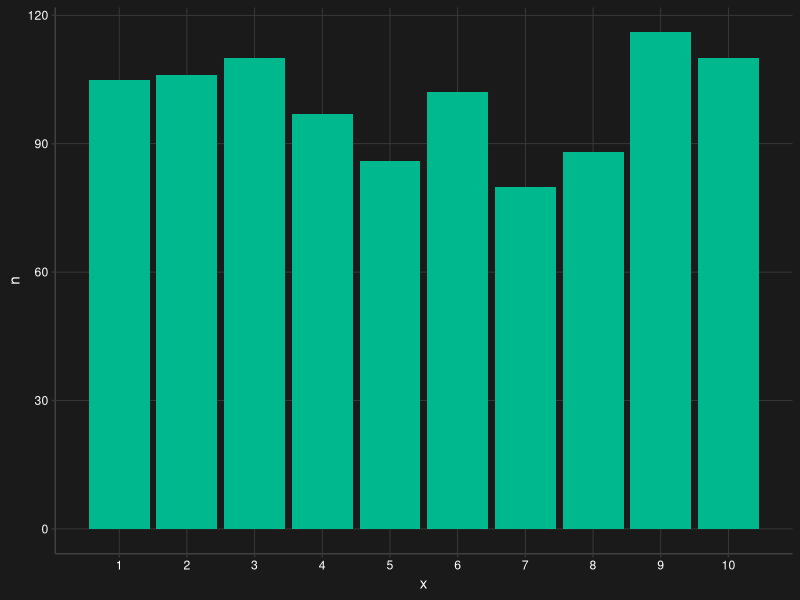
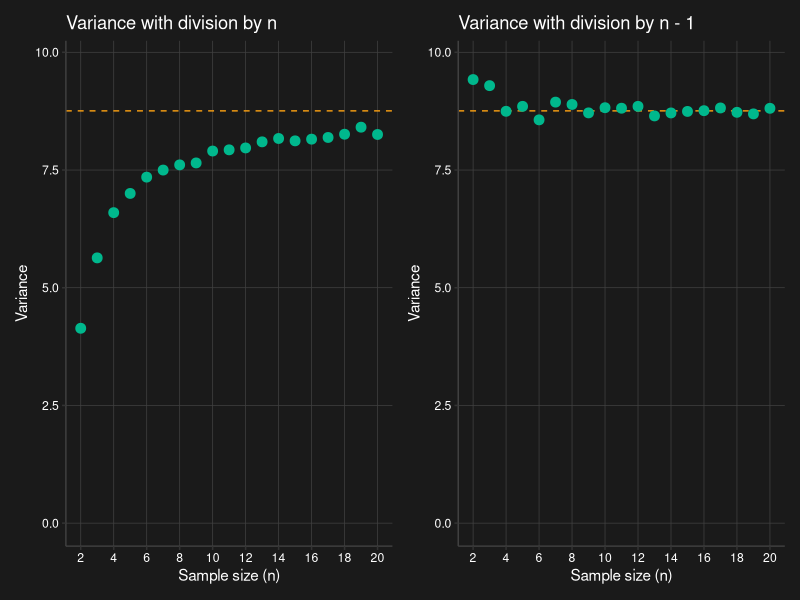
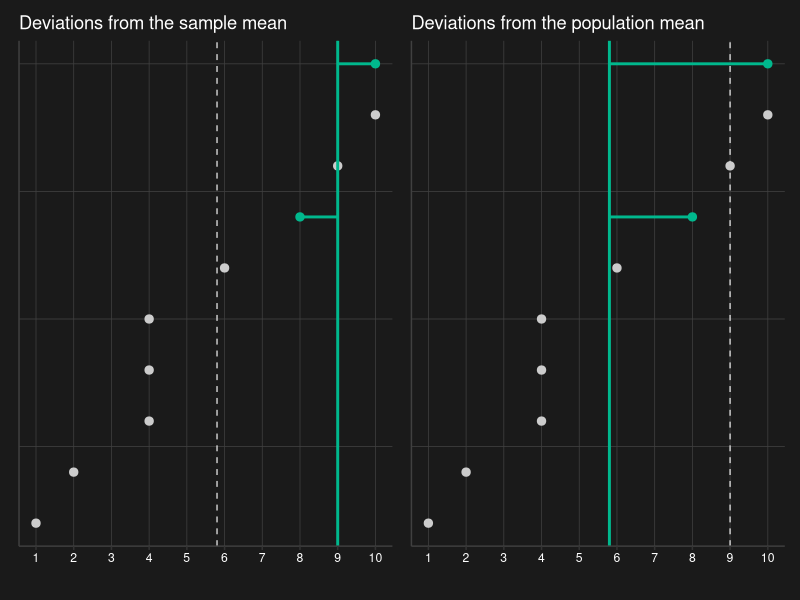
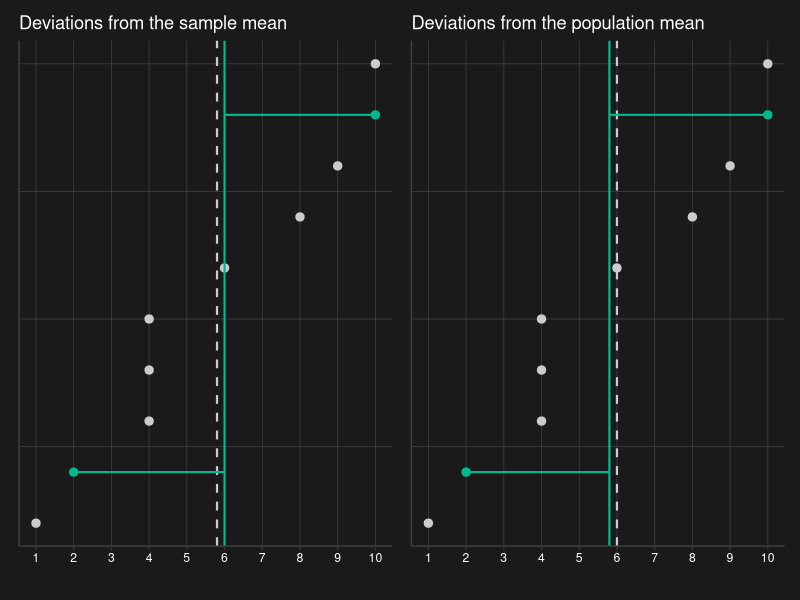
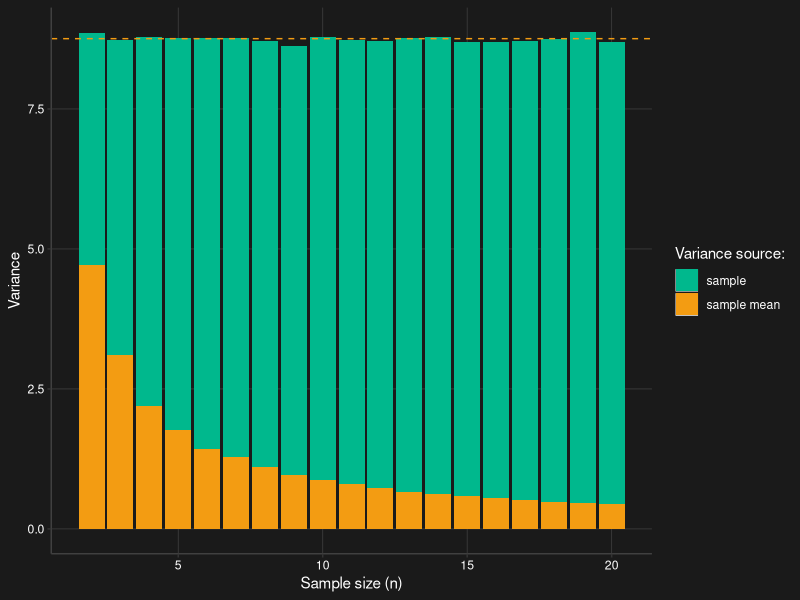

Generate these figures, in order, with R:
## ---- chunk 1
# Load packages
library(tidyverse)
library(patchwork)

# Create color variables for the plots
green <- "#00B88D"
yellow <- "#f39c12"
off_white <- "#cccccc"

# Create our own variance function that returns the population or sample 
# variance
my_var <- function(x, population = FALSE) {
  if (population) {
    sum((x - mean(x))^2)/length(x)
  } else {
    sum((x - mean(x))^2)/(length(x) - 1)
  }
}
## ---- chunk 2
library(knitr)

background_color <- "#1a1a1a"
text_color <- "#ffffff"
gridlines_color <- "#404040"

theme_update(
  plot.background = element_rect(fill = background_color, size = 0),
  panel.background = element_blank(),

  text = element_text(color = text_color),
  axis.text.x = element_text(color = text_color),
  axis.text.y = element_text(color = text_color),
  
  legend.background = element_rect(fill = background_color),
  legend.key = element_rect(color = background_color),
  
  axis.line = element_line(size = 0.5, colour = gridlines_color),
  
  panel.grid.major = element_line(colour = gridlines_color, size = 0.25),
  panel.grid.minor = element_blank()
)

options(
  knitr.kable.NA = "", 
  dplyr.summarise.inform = FALSE,
  digits = 2
)

opts_chunk$set(
  fig.align = "center",
  fig.retina = 2
)
## ---- chunk 3
# Set the seed for reproducibility
set.seed(1212)

# Create a population consisting of values ranging from 1 to 10
population <- sample(1:10, size = 1000, replace = TRUE)

# Get the mean and population variance
mu <- sum(population)/length(population)
sigma <- my_var(population, population = TRUE)

# Visualize the population
ggplot(tibble(population = population), mapping = aes(x = population)) +
  geom_bar(fill = green) +
  labs(x = "x", y = "n") +
  scale_x_continuous(breaks = 1:10)
## ---- chunk 4
# Draw a single sample from the population
sample <- sample(population, size = 5)
## ---- chunk 5
# Create an empty data frame with the simulation parameters
samples <- crossing(
    n = 2:20,
    i = 1:1000
  )

# Calculate the mean, sample variance, and population variance 
# for each combination of n and i
samples <- samples %>%
  rowwise() %>%
  mutate(
    var_unbiased = my_var(sample(population, n), population = FALSE),
    var_biased = my_var(sample(population, n), population = TRUE)
  )

p_biased <- ggplot(samples, aes(x = n, y = var_biased)) +
  geom_hline(yintercept = sigma, linetype = "dashed", color = yellow) +
  stat_summary(fun = "mean", geom = "point", color = green, size = 3) +
  labs(x = "Sample size (n)", y = "Variance") +
  coord_cartesian(ylim = c(0, sigma + 1)) +
  scale_x_continuous(breaks = seq(from = 2, to = 20, by = 2)) +
  ggtitle("Variance with division by n")

p_unbiased <- ggplot(samples, aes(x = n, y = var_unbiased)) +
  geom_hline(yintercept = sigma, linetype = "dashed", color = yellow) +
  stat_summary(fun = "mean", geom = "point", color = green, size = 3) +
  labs(x = "Sample size (n)", y = "Variance") +
  coord_cartesian(ylim = c(0, sigma + 1)) +
  scale_x_continuous(breaks = seq(from = 2, to = 20, by = 2)) +
  ggtitle("Variance with division by n - 1")

p_biased + p_unbiased
## ---- chunk 6
x <- c(1, 2, 4, 4, 4, 6, 8, 9, 10, 10)

sample1 <- tibble(
    index = 1:10,
    value = x,
    sample = c(0, 0, 0, 0, 0, 0, 1, 0, 0, 1),
    mean = mean(c(8, 10)),
    mu = mean(x)
  ) %>%
  mutate(
    mean = ifelse(sample == 1, mean, NA),
    mu = ifelse(sample == 1, mu, NA)
  )

p1 <- ggplot(sample1, aes(x = index, y = value, color = factor(sample))) +
  geom_hline(aes(yintercept = mu), linetype = "dashed", color = off_white) +
  geom_point(size = 2.5) +
  geom_hline(aes(yintercept = mean), linetype = "solid", color = green,
    size = 1) +
  geom_segment(aes(xend = index, y = mean, yend = value), linetype = "solid",
    size = 1) +
  coord_flip() +
  scale_color_manual(values = c(off_white, green)) +
  scale_y_continuous(breaks = 1:10) +
  guides(color = FALSE) +
  theme(
    axis.title.y = element_blank(),
    axis.text.y = element_blank(),
    axis.ticks.y = element_blank()
  ) +
  labs(y = "") +
  ggtitle("Deviations from the sample mean")

p2 <- ggplot(sample1, aes(x = index, y = value, color = factor(sample))) +
  geom_hline(aes(yintercept = mean), linetype = "dashed", color = off_white) +
  geom_point(size = 2.5) +
  geom_hline(aes(yintercept = mu), linetype = "solid", color = green,
    size = 1) +
  geom_segment(aes(xend = index, y = mu, yend = value), linetype = "solid",
    size = 1) +
  coord_flip() +
  scale_color_manual(values = c(off_white, green)) +
  scale_y_continuous(breaks = 1:10) +
  guides(color = FALSE) +
  theme(
    axis.title.y = element_blank(),
    axis.text.y = element_blank(),
    axis.ticks.y = element_blank()
  ) +
  labs(y = "") +
  ggtitle("Deviations from the population mean")

p1 + p2
## ---- chunk 7
sample2 <- tibble(
    index = 1:10,
    value = x,
    sample = c(0, 1, 0, 0, 0, 0, 0, 0, 1, 0),
    mean = mean(c(2, 10)),
    mu = mean(x)
  ) %>%
  mutate(
    mean = ifelse(sample == 1, mean, NA),
    mu = ifelse(sample == 1, mu, NA)
  )

p1 <- ggplot(sample2, aes(x = index, y = value, color = factor(sample))) +
  geom_hline(aes(yintercept = mu), linetype = "dashed", color = off_white,
    size = 0.75) +
  geom_point(size = 2.5) +
  geom_hline(aes(yintercept = mean), linetype = "solid", color = green,
    size = 0.75) +
  geom_segment(aes(xend = index, y = mean, yend = value), linetype = "solid",
    size = 0.75) +
  coord_flip() +
  scale_color_manual(values = c(off_white, green)) +
  scale_y_continuous(breaks = 1:10) +
  guides(color = FALSE) +
  theme(
    axis.title.y = element_blank(),
    axis.text.y = element_blank(),
    axis.ticks.y = element_blank()
  ) +
  labs(y = "") +
  ggtitle("Deviations from the sample mean")
  

p2 <- ggplot(sample2, aes(x = index, y = value, color = factor(sample))) +
  geom_hline(aes(yintercept = mean), linetype = "dashed", color = off_white,
    size = 0.75) +
  geom_point(size = 2.5) +
  geom_hline(aes(yintercept = mu), linetype = "solid", color = green,
    size = 0.75) +
  geom_segment(aes(xend = index, y = mu, yend = value), linetype = "solid",
    size = 0.75) +
  coord_flip() +
  scale_color_manual(values = c(off_white, green)) +
  scale_y_continuous(breaks = 1:10) +
  guides(color = FALSE) +
  theme(
    axis.title.y = element_blank(),
    axis.text.y = element_blank(),
    axis.ticks.y = element_blank()
  ) +
  labs(y = "") +
  ggtitle("Deviations from the population mean")

p1 + p2
## ---- chunk 8
# Calculate the variance sources per sample size
variance_sources <- samples %>%
  mutate(var_mean = var_unbiased / n) %>%
  group_by(n) %>%
  summarize(
    var_biased = mean(var_biased),
    var_unbiased = mean(var_unbiased),
    var_mean = mean(var_mean)
  ) %>%
  pivot_longer(cols = c(var_biased, var_mean), names_to = "variance_source", 
    values_to = "variance") %>%
  mutate(variance_source = recode(variance_source, "var_biased" = 
      "sample", "var_mean" = "sample mean"))

ggplot(variance_sources, aes(x = n, fill = variance_source, y = variance)) +
  geom_col() +
  geom_hline(yintercept = sigma, linetype = "dashed", color = yellow) +
  scale_fill_manual(values = c(green, yellow)) +
  labs(x = "Sample size (n)", y = "Variance", fill = "Variance source:")
